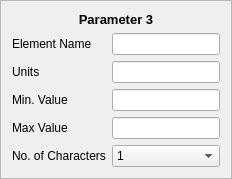
        <widget class="QFrame" name="frameParameter_3">
         <property name="frameShape">
          <enum>QFrame::StyledPanel</enum>
         </property>
         <property name="frameShadow">
          <enum>QFrame::Raised</enum>
         </property>
         <layout class="QFormLayout" name="formLayout_5">
          <item row="1" column="0">
           <widget class="QLabel" name="label_21">
            <property name="text">
             <string>Element Name</string>
            </property>
           </widget>
          </item>
          <item row="1" column="1">
           <widget class="QLineEdit" name="lineEdit_17"/>
          </item>
          <item row="2" column="0">
           <widget class="QLabel" name="label_22">
            <property name="text">
             <string>Units</string>
            </property>
           </widget>
          </item>
          <item row="2" column="1">
           <widget class="QLineEdit" name="lineEdit_18"/>
          </item>
          <item row="4" column="0">
           <widget class="QLabel" name="label_23">
            <property name="text">
             <string>Min. Value</string>
            </property>
           </widget>
          </item>
          <item row="4" column="1">
           <widget class="QLineEdit" name="lineEdit_19"/>
          </item>
          <item row="5" column="0">
           <widget class="QLabel" name="label_24">
            <property name="text">
             <string>Max Value</string>
            </property>
           </widget>
          </item>
          <item row="5" column="1">
           <widget class="QLineEdit" name="lineEdit_20"/>
          </item>
          <item row="6" column="0">
           <widget class="QLabel" name="label_25">
            <property name="text">
             <string>No. of Characters</string>
            </property>
           </widget>
          </item>
          <item row="6" column="1">
           <widget class="QComboBox" name="comboBox_5">
            <item>
             <property name="text">
              <string>1</string>
             </property>
            </item>
            <item>
             <property name="text">
              <string>2</string>
             </property>
            </item>
            <item>
             <property name="text">
              <string>3</string>
             </property>
            </item>
            <item>
             <property name="text">
              <string>4</string>
             </property>
            </item>
            <item>
             <property name="text">
              <string>5</string>
             </property>
            </item>
            <item>
             <property name="text">
              <string>6</string>
             </property>
            </item>
            <item>
             <property name="text">
              <string>7</string>
             </property>
            </item>
            <item>
             <property name="text">
              <string>8</string>
             </property>
            </item>
            <item>
             <property name="text">
              <string>9</string>
             </property>
            </item>
            <item>
             <property name="text">
              <string>10</string>
             </property>
            </item>
            <item>
             <property name="text">
              <string>11</string>
             </property>
            </item>
            <item>
             <property name="text">
              <string>12</string>
             </property>
            </item>
            <item>
             <property name="text">
              <string>13</string>
             </property>
            </item>
            <item>
             <property name="text">
              <string>14</string>
             </property>
            </item>
            <item>
             <property name="text">
              <string>15</string>
             </property>
            </item>
            <item>
             <property name="text">
              <string>16</string>
             </property>
            </item>
            <item>
             <property name="text">
              <string>17</string>
             </property>
            </item>
            <item>
             <property name="text">
              <string>18</string>
             </property>
            </item>
            <item>
             <property name="text">
              <string>19</string>
             </property>
            </item>
            <item>
             <property name="text">
              <string>20</string>
             </property>
            </item>
            <item>
             <property name="text">
              <string>21</string>
             </property>
            </item>
            <item>
             <property name="text">
              <string>22</string>
             </property>
            </item>
            <item>
             <property name="text">
              <string>23</string>
             </property>
            </item>
            <item>
             <property name="text">
              <string>24</string>
             </property>
            </item>
            <item>
             <property name="text">
              <string>25</string>
             </property>
            </item>
            <item>
             <property name="text">
              <string>26</string>
             </property>
            </item>
            <item>
             <property name="text">
              <string>27</string>
             </property>
            </item>
            <item>
             <property name="text">
              <string>28</string>
             </property>
            </item>
            <item>
             <property name="text">
              <string>29</string>
             </property>
            </item>
            <item>
             <property name="text">
              <string>30</string>
             </property>
            </item>
           </widget>
          </item>
          <item row="0" column="0" colspan="2">
           <widget class="QLabel" name="label_42">
            <property name="text">
             <string>&lt;html&gt;&lt;head/&gt;&lt;body&gt;&lt;p align=&quot;center&quot;&gt;&lt;span style=&quot; font-size:10pt; font-weight:600;&quot;&gt;Parameter 3&lt;/span&gt;&lt;/p&gt;&lt;/body&gt;&lt;/html&gt;</string>
            </property>
           </widget>
          </item>
         </layout>
        </widget>
